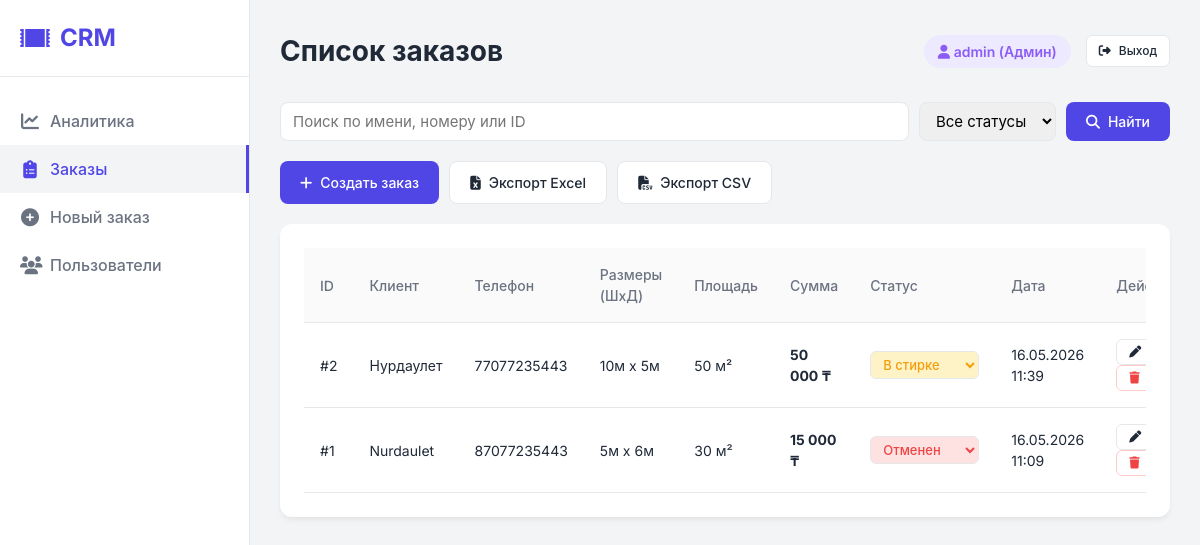
Screenshot of /orders.php (signed in) with the database file from the repository.
### tables this page shows
CREATE TABLE orders (
                id INTEGER PRIMARY KEY AUTOINCREMENT,
                client_name TEXT NOT NULL,
                client_phone TEXT NOT NULL,
                carpet_width REAL,
                carpet_length REAL,
                total_area REAL,
                total_price REAL,
                status TEXT DEFAULT 'Новый',
                created_at DATETIME DEFAULT CURRENT_TIMESTAMP
            , status_new_at DATETIME, status_washing_at DATETIME, status_drying_at DATETIME, status_ready_at DATETIME, status_delivered_at DATETIME, status_cancelled_at DATETIME);

### db.php (called while the page is built, shortened)
<?php
$statuses = [
    'Новый' => 'status-new',
    'В стирке' => 'status-washing',
    'Сушится' => 'status-drying',
    'Готов' => 'status-ready',
    'Доставлен' => 'status-delivered',
    'Отменен' => 'status-cancelled'
];
function getStatusClass($status) {
    global $statuses;
    return isset($statuses[$status]) ? $statuses[$status] : 'badge';
}
?>

### orders.php (the view, shortened to what this page needs)
<?php
require_once 'db.php';
$page_title = 'Список заказов';
require_once 'header.php';
$where = [];
$params = [];
$where_sql = count($where) > 0 ? "WHERE " . implode(" AND ", $where) : "";
$limit = 50;
$page = isset($_GET['page']) ? max(1, (int)$_GET['page']) : 1;
$offset = ($page - 1) * $limit;
$sql = "SELECT * FROM orders $where_sql ORDER BY id DESC LIMIT $limit OFFSET $offset";
$stmt = $pdo->prepare($sql);
$stmt->execute($params);
$orders = $stmt->fetchAll();
?>
<form method="GET" action="orders.php" style="margin-bottom: 20px; display: flex; gap: 10px; flex-wrap: wrap;">
    <input type="text" name="search" placeholder="Поиск по имени, номеру или ID" value="<?= htmlspecialchars($_GET['search'] ?? '') ?>" class="form-control" style="flex: 1; min-width: 200px; padding: 8px 12px;">
    <select name="status_filter" class="form-control" style="width: auto; padding: 8px 12px;">
        <option value="">Все статусы</option>
    </select>
    <button type="submit" class="btn"><i class="fa-solid fa-search"></i> Найти</button>
</form>
<div style="margin-bottom: 20px; display: flex; gap: 10px; flex-wrap: wrap;">
    <a href="order_form.php" class="btn"><i class="fa-solid fa-plus"></i> Создать заказ</a>
    <a href="export.php?format=excel" class="btn btn-secondary"><i class="fa-solid fa-file-excel"></i> Экспорт Excel</a>
    <a href="export.php?format=csv" class="btn btn-secondary"><i class="fa-solid fa-file-csv"></i> Экспорт CSV</a>
</div>
<div class="card">
    <div class="table-responsive">
        <table>
            <thead>
                <tr>
                    <th>ID</th>
                    <th>Клиент</th>
                    <th>Телефон</th>
                    <th>Размеры (ШxД)</th>
                    <th>Площадь</th>
                    <th>Сумма</th>
                    <th>Статус</th>
                    <th>Дата</th>
                    <th>Действия</th>
                </tr>
            </thead>
            <tbody>
                <?php foreach($orders as $order): ?>
                <tr>
                    <td>#<?= $order['id'] ?></td>
                    <td><?= htmlspecialchars($order['client_name']) ?></td>
                    <td><?= htmlspecialchars($order['client_phone']) ?></td>
                    <td><?= $order['carpet_width'] ?>м x <?= $order['carpet_length'] ?>м</td>
                    <td><?= $order['total_area'] ?> м²</td>
                    <td><b><?= number_format($order['total_price'], 0, '', ' ') ?> ₸</b></td>
                    <td>
                        <form action="orders.php" method="POST" style="margin:0;">
                            <select name="status" class="status-select <?= getStatusClass($order['status']) ?>" onchange="this.className = 'status-select ' + this.options[this.selectedIndex].className; this.form.submit()">
                                <?php foreach($statuses as $name => $class): ?>
                                    <option value="<?= $name ?>" class="<?= $class ?>" <?= $order['status'] === $name ? 'selected' : '' ?>><?= $name ?></option>
                                <?php endforeach; ?>
                            </select>
                        </form>
                    </td>
                    <td><?= date('d.m.Y H:i', strtotime($order['created_at'])) ?></td>
                    <td>
                        <a href="order_form.php?id=<?= $order['id'] ?>" class="btn btn-secondary btn-sm" title="Редактировать"><i class="fa-solid fa-pen"></i></a>
                        <a href="orders.php?delete=<?= $order['id'] ?>" class="btn btn-secondary btn-sm" style="color: var(--danger); border-color: #fecaca;" title="Удалить" onclick="return confirm('Вы уверены что хотите удалить этот заказ?')"><i class="fa-solid fa-trash"></i></a>
                    </td>
                </tr>
                <?php endforeach; ?>
            </tbody>
        </table>
    </div>
</div>
<?php require_once 'footer.php'; ?>

### header.php (shortened to what this page needs)
<?php
$current_page = basename($_SERVER['PHP_SELF']);
?>
<!DOCTYPE html>
<html lang="ru">
<head>
    <link rel="stylesheet" href="css/style.css">
    <link rel="stylesheet" href="https://cdnjs.cloudflare.com/ajax/libs/font-awesome/6.4.0/css/all.min.css">
</head>
<body>
    <aside class="sidebar" id="sidebar">
        <div class="brand">
            <i class="fa-solid fa-rug"></i> CRM
        </div>
        <ul class="nav-links">
            <li><a href="index.php" class="<?= $current_page == 'index.php' ? 'active' : '' ?>"><i class="fa-solid fa-chart-line"></i> Аналитика</a></li>
            <li><a href="orders.php" class="<?= $current_page == 'orders.php' ? 'active' : '' ?>"><i class="fa-solid fa-clipboard-list"></i> Заказы</a></li>
            <li><a href="order_form.php" class="<?= $current_page == 'order_form.php' ? 'active' : '' ?>"><i class="fa-solid fa-plus-circle"></i> Новый заказ</a></li>
            <?php if(isset($_SESSION['user_role']) && $_SESSION['user_role'] === 'admin'): ?>
            <li><a href="users.php" class="<?= $current_page == 'users.php' ? 'active' : '' ?>"><i class="fa-solid fa-users"></i> Пользователи</a></li>
            <?php endif; ?>
        </ul>
    </aside>
    <main class="main-content">
        <div class="header">
            <h1>
                <?= isset($page_title) ? $page_title : 'Панель управления' ?>
            </h1>
            <div class="user-info" style="display: flex; gap: 15px; align-items: center;">
                <span class="badge status-new" style="font-size: 14px; padding: 6px 14px;">
                    <i class="fa-solid fa-user"></i> <?= isset($_SESSION['username']) ? htmlspecialchars($_SESSION['username']) : 'Гость' ?>
                    (<?= (isset($_SESSION['user_role']) && $_SESSION['user_role'] === 'admin') ? 'Админ' : 'Менеджер' ?>)
                </span>
                <a href="logout.php" class="btn btn-secondary btn-sm"><i class="fa-solid fa-right-from-bracket"></i> Выход</a>
            </div>
        </div>

### footer.php (shortened to what this page needs)
    </main>
</body>
</html>

### css/style.css (style rules this page uses)
:root { --primary: #4f46e5; --primary-hover: #4338ca; --bg-color: #f3f4f6; --card-bg: #ffffff; --text-main: #1f2937; --text-muted: #6b7280; --border-color: #e5e7eb; --success: #10b981; --warning: #f59e0b; --danger: #ef4444; --info: #3b82f6; --new: #8b5cf6; }
* { box-sizing: border-box; margin: 0; padding: 0; font-family: 'Inter', -apple-system, BlinkMacSystemFont, "Segoe UI", Roboto, sans-serif; }
body { background-color: var(--bg-color); color: var(--text-main); line-height: 1.5; overflow-x: hidden; max-width: 100%; }
.sidebar { position: fixed; top: 0; left: 0; height: 100vh; width: 250px; background: var(--card-bg); border-right: 1px solid var(--border-color); padding: 20px 0 0 0; transition: transform 0.3s ease; z-index: 1000; display: flex; flex-direction: column; }
.sidebar .brand { font-size: 24px; font-weight: 700; color: var(--primary); padding: 0 20px 20px; border-bottom: 1px solid var(--border-color); margin-bottom: 20px; display: flex; align-items: center; gap: 10px; }
.nav-links { list-style: none; }
.nav-links li a { display: flex; align-items: center; padding: 12px 20px; color: var(--text-muted); text-decoration: none; font-weight: 500; transition: all 0.2s; }
.nav-links li a:hover, .nav-links li a.active { background: var(--bg-color); color: var(--primary); border-right: 3px solid var(--primary); }
.nav-links li a i { margin-right: 10px; font-size: 18px; width: 20px; text-align: center; }
.main-content { margin-left: 250px; padding: 30px; min-height: 100vh; }
.header { display: flex; justify-content: space-between; align-items: center; margin-bottom: 30px; }
.header h1 { font-size: 28px; font-weight: 700; display: flex; align-items: center; gap: 15px; }
.card { background: var(--card-bg); border-radius: 12px; padding: 24px; box-shadow: 0 4px 6px -1px rgba(0, 0, 0, 0.05), 0 2px 4px -1px rgba(0, 0, 0, 0.03); margin-bottom: 24px; }
.btn { display: inline-flex; align-items: center; justify-content: center; gap: 8px; padding: 10px 20px; background: var(--primary); color: white; border: none; border-radius: 8px; font-weight: 500; cursor: pointer; text-decoration: none; transition: background 0.2s; font-size: 14px; }
.btn-secondary { background: #fff; color: var(--text-main); border: 1px solid var(--border-color); }
.btn-sm { padding: 6px 12px; font-size: 12px; border-radius: 6px; }
.table-responsive { overflow-x: auto; }
table { width: 100%; border-collapse: collapse; }
th, td { padding: 16px; text-align: left; border-bottom: 1px solid var(--border-color); }
th { color: var(--text-muted); font-weight: 500; font-size: 14px; background: #fafafa; }
td { font-size: 14px; }
.badge { padding: 4px 10px; border-radius: 20px; font-size: 12px; font-weight: 600; display: inline-block; }
.status-new { background: #ede9fe; color: var(--new); }
.status-washing { background: #fef3c7; color: var(--warning); }
.status-cancelled { background: #fee2e2; color: var(--danger); }
.status-select { padding: 4px 8px; border-radius: 6px; border: 1px solid var(--border-color); font-size: 13px; outline: none; font-weight: 500; }
.form-control { width: 100%; padding: 10px 14px; border: 1px solid var(--border-color); border-radius: 8px; font-size: 15px; transition: border-color 0.2s; }

### rows the page displays
orders: id "2", client_name "Нурдаулет", client_phone "77077235443", carpet_width "10", carpet_length "5", total_area "50", total_price "50 000", status "В стирке", created_at "16.05.2026 11:39"
orders: id "1", client_name "Nurdaulet", client_phone "87077235443", carpet_width "5", carpet_length "6", total_area "30", total_price "15 000", status "Отменен", created_at "16.05.2026 11:09"

### other values shown
$page_title "Список заказов"
$_SESSION['username'] "admin"
